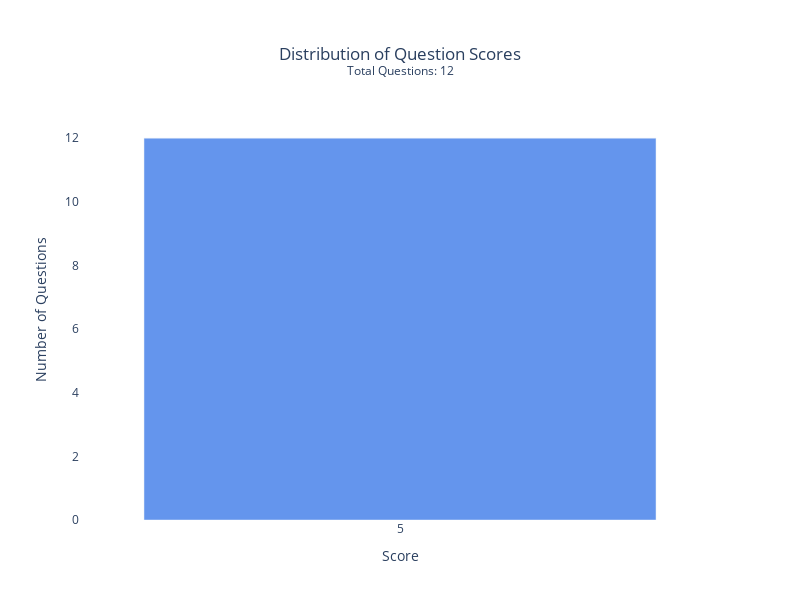

Notebook cell for this chart:
### Code cell
fig = plot_simple_score_distribution(scored_dataset,
                                     score_key="graduality", # key corresponding to the score
                                    title="Distribution of Question Scores",
                                    x_title="Score",
                                    y_title="Number of Questions",
                                    bar_color='rgb(100,149,237)', 
                                    width=800,
                                    height=600)
fig.show()

### Figure 1 — Plotly figure (JSON) as saved in the notebook; plotly's stock layout.template omitted (floating-point values rounded to 4 significant figures)
{"data": [{"hoverinfo": "text", "hovertext": ["Score: 5<br>Count: 12<br>Percentage: 100.00%"], "marker": {"color": "rgb(100,149,237)"}, "type": "bar", "x": [5], "y": [12]}], "layout": {"height": 600, "plot_bgcolor": "white", "title": {"text": "Distribution of Question Scores<br><sup>Total Questions: 12</sup>", "x": 0.5, "xanchor": "center", "y": 0.9, "yanchor": "top"}, "width": 800, "xaxis": {"dtick": 1, "range": [4.5, 5.5], "showgrid": false, "tick0": 5, "tickmode": "linear", "title": {"text": "Score"}}, "yaxis": {"dtick": 2, "range": [0, 13.2], "showgrid": false, "tick0": 0, "tickmode": "linear", "title": {"text": "Number of Questions"}}}}
